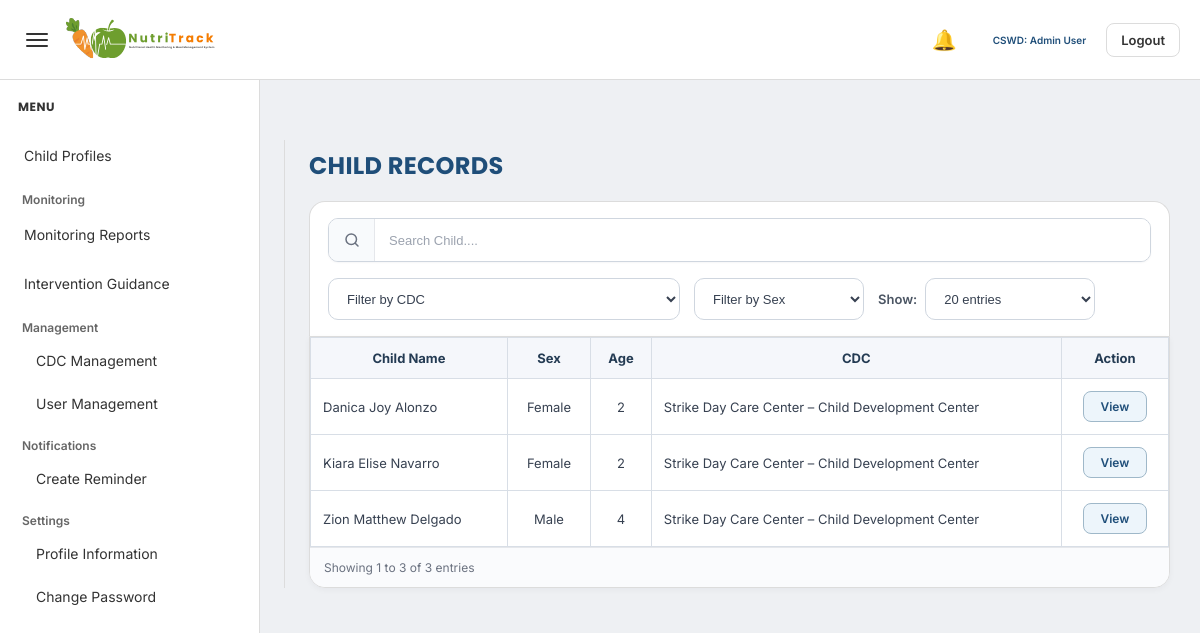
Page /admin/child_records.php (signed in) on the committed database.
### tables this page shows
CREATE TABLE `children` (
  `child_id` int(11) NOT NULL,
  `first_name` varchar(100) DEFAULT NULL,
  `middle_name` varchar(100) DEFAULT NULL,
  `last_name` varchar(100) DEFAULT NULL,
  `birthdate` date DEFAULT NULL,
  `sex` varchar(10) DEFAULT NULL,
  `address` text DEFAULT NULL,
  `religion` varchar(100) DEFAULT NULL,
  `guardian_name` varchar(150) DEFAULT NULL,
  `contact_number` varchar(20) DEFAULT NULL,
  `created_at` timestamp NOT NULL DEFAULT current_timestamp(),
  `cdc_id` int(11) DEFAULT NULL,
  `access_code` varchar(20) DEFAULT NULL
);

CREATE TABLE `cdc` (
  `cdc_id` int(11) NOT NULL,
  `cdc_name` varchar(100) DEFAULT NULL,
  `barangay` varchar(100) DEFAULT NULL,
  `address` text DEFAULT NULL,
  `status` varchar(20) DEFAULT 'Active',
  `created_at` timestamp NOT NULL DEFAULT current_timestamp()
);

### admin/child_records.php (the view, shortened to what this page needs)
<?php
include '../config/database.php';
function h($value)
{
    return htmlspecialchars((string)$value, ENT_QUOTES, 'UTF-8');
}
function normalize_sex($sex)
{
    $sex = strtolower(trim((string)$sex));
    if ($sex === 'f' || $sex === 'female') {
        return 'Female';
    }
    if ($sex === 'm' || $sex === 'male') {
        return 'Male';
    }
    return trim((string)$sex) !== '' ? trim((string)$sex) : '-';
}
function calculate_age_years($birthdate)
{
    try {
        $birth = new DateTime($birthdate);
        $today = new DateTime();
        $diff = $today->diff($birth);
        return (int) $diff->y;
    } catch (Exception $e) {
        return '-';
    }
}
$search = isset($_GET['search']) ? trim($_GET['search']) : '';
$show_entries = isset($_GET['show']) ? (int)$_GET['show'] : 20;
$page = isset($_GET['page']) ? (int)$_GET['page'] : 1;
$saved_reports = array();
$saved_reports_sql = "
    SELECT
        submitted_report_id,
        report_payload,
        submitted_at
    FROM submitted_reports
    WHERE report_type = 'individual_child'
      AND status = 'saved_to_child_profile'
    ORDER BY submitted_at DESC, submitted_report_id DESC
";
$saved_reports_result = mysqli_query($conn, $saved_reports_sql);
if ($saved_reports_result && mysqli_num_rows($saved_reports_result) > 0) {
    while ($row = mysqli_fetch_assoc($saved_reports_result)) {
        $payload = json_decode($row['report_payload'], true);
        $payload_child_id = isset($payload['child_id']) ? (int)$payload['child_id'] : 0;
        if (!isset($saved_reports[$payload_child_id])) {
            $saved_reports[$payload_child_id] = array(
                'submitted_report_id' => (int)$row['submitted_report_id'],
                'submitted_at' => $row['submitted_at'],
                'child_id' => $payload_child_id
            );
        }
    }
}
$children_all = array();
if (!empty($saved_reports)) {
    $child_ids = array_keys($saved_reports);
    $child_ids = array_map('intval', $child_ids);
    $in_clause = implode(',', $child_ids);
    $child_query = "
        SELECT
            ch.child_id,
            ch.first_name,
            ch.middle_name,
            ch.last_name,
            ch.sex,
            ch.birthdate,
            ch.cdc_id,
            c.cdc_name
        FROM children ch
        LEFT JOIN cdc c ON c.cdc_id = ch.cdc_id
        WHERE ch.child_id IN ($in_clause)
        ORDER BY ch.last_name ASC, ch.first_name ASC
    ";
    $child_result = mysqli_query($conn, $child_query);
    if ($child_result && mysqli_num_rows($child_result) > 0) {
        while ($row = mysqli_fetch_assoc($child_result)) {
            $full_name_parts = array();
            if (!empty($row['first_name'])) {
                $full_name_parts[] = trim($row['first_name']);
            }
            if (!empty($row['middle_name'])) {
                $full_name_parts[] = trim($row['middle_name']);
            }
            if (!empty($row['last_name'])) {
                $full_name_parts[] = trim($row['last_name']);
            }
            $full_name = trim(implode(' ', $full_name_parts));
            $children_all[] = array(
                'child_id' => (int)$row['child_id'],
                'child_name' => $full_name,
                'sex' => normalize_sex($row['sex']),
                'sex_raw' => strtolower(trim((string)$row['sex'])),
                'age' => calculate_age_years($row['birthdate']),
                'cdc_id' => (int)$row['cdc_id'],
                'cdc_name' => !empty($row['cdc_name']) ? $row['cdc_name'] : '-',
                'submitted_report_id' => $saved_reports[(int)$row['child_id']]['submitted_report_id'],
                'saved_at' => $saved_reports[(int)$row['child_id']]['submitted_at']
            );
        }
    }
}
$filtered_children = array();
foreach ($children_all as $child) {
    $match = true;
    if ($match) {
        $filtered_children[] = $child;
    }
}
usort($filtered_children, function ($a, $b) {
    return strcasecmp($a['child_name'], $b['child_name']);
});
$total_records = count($filtered_children);
$offset = ($page - 1) * $show_entries;
$children = array_slice($filtered_children, $offset, $show_entries);
$start_entry = 0;
$end_entry = 0;
if ($total_records > 0) {
    $start_entry = $offset + 1;
    $end_entry = min($offset + $show_entries, $total_records);
}
?>
<!DOCTYPE html>
<html lang="en">
<head>
    <link rel="stylesheet" href="../assets/admin-style.css">
</head>
<body>
<?php include '../includes/admin_topbar.php'; ?>
<?php include '../includes/admin_sidebar.php'; ?>
<div class="main-content" id="mainContent">
    <div class="dashboard-wrapper">
        <div class="records-page-shell">
            <div class="records-page-header">
                <h1>CHILD RECORDS</h1>
            </div>
            <form method="GET" action="child_records.php" class="records-toolbar-card">
                <div class="records-toolbar-left">
                    <div class="records-search-wrap">
                        <span class="records-search-icon" aria-hidden="true">
                            <svg viewBox="0 0 24 24" fill="none">
                                <circle cx="11" cy="11" r="7" stroke="currentColor" stroke-width="2"></circle>
                                <path d="M20 20L16.65 16.65" stroke="currentColor" stroke-width="2" stroke-linecap="round"></path>
                            </svg>
                        </span>
                        <input
                            type="text"
                            name="search"
                            class="records-search-input"
                            placeholder="Search Child...."
                            value="<?php echo h($search); ?>"
                        >
                    </div>
                </div>
                <div class="records-toolbar-right">
                    <select name="cdc_id" class="records-filter-select" onchange="this.form.submit()">
                        <option value="">Filter by CDC</option>
                    </select>
                    <select name="sex" class="records-filter-select" onchange="this.form.submit()">
                        <option value="">Filter by Sex</option>
                    </select>
                    <div class="records-show-wrap">
                        <label for="show">Show:</label>
                        <select name="show" id="show" class="records-show-select" onchange="this.form.submit()">
                            <option value="20" <?php echo ($show_entries == 20) ? 'selected' : ''; ?>>20 entries</option>
                        </select>
                    </div>
                </div>
            </form>
            <div class="records-table-card">
                <div class="records-table-wrap">
                    <table class="records-table">
                        <thead>
                            <tr>
                                <th>Child Name</th>
                                <th>Sex</th>
                                <th>Age</th>
                                <th>CDC</th>
                                <th>Action</th>
                            </tr>
                        </thead>
                        <tbody>
                            <?php if (!empty($children)) { ?>
                                <?php foreach ($children as $child) { ?>
                                    <tr>
                                        <td><?php echo h($child['child_name']); ?></td>
                                        <td><?php echo h($child['sex']); ?></td>
                                        <td><?php echo h($child['age']); ?></td>
                                        <td><?php echo h($child['cdc_name']); ?></td>
                                        <td>
                                            <a href="view_child.php?child_id=<?php echo (int)$child['child_id']; ?>" class="records-view-btn">
                                                View
                                            </a>
                                        </td>
                                    </tr>
                                <?php } ?>
                            <?php } else { ?>
                                <tr>
                                    <td colspan="5" class="records-empty">No child records found.</td>
                                </tr>
                            <?php } ?>
                        </tbody>
                    </table>
                </div>
                <div class="records-footer">
                    <div class="records-footer-left">
                        Showing <?php echo (int)$start_entry; ?> to <?php echo (int)$end_entry; ?> of <?php echo (int)$total_records; ?> entries
                    </div>
                </div>
            </div>
        </div>
    </div>
</div>
</body>
</html>

### assets/admin-style.css (style rules this page uses)
* { box-sizing:border-box; margin:0; padding:0; }
:root { --page-bg:#eef0f3; --card-bg:#ffffff; --text-color:#333333; --muted-text:#666666; --border-color:#dcdcdc; --input-bg:#ffffff; --input-border:#cfcfcf; --readonly-bg:#f5f5f5; --hover-bg:#edf3f8; --active-bg:#dbe7f3; --accent:#1F4E79; --secondary:#2E7D32; --alert:#C0392B; --warning:#E67E22; --table-head:#f7f7f7; --blue-soft:#cfdff1; --green-soft:#dce6da; --red-soft:#eadcdc; --orange-soft:#f4e2d3; }
body { background:var(--page-bg); font-family:'Inter', sans-serif; color:var(--text-color); }
a { text-decoration:none; }
.main-content { margin-left:260px; padding:140px 24px 24px; transition:margin-left 0.25s ease; }
.dashboard-wrapper { border-left:1px solid var(--border-color); padding-left:18px; }
.records-page-shell { padding:8px 6px 0; }
.records-page-header { margin-bottom:18px; }
.records-page-header h1 { font-family:'Poppins', sans-serif; font-size:24px; font-weight:700; color:var(--accent); letter-spacing:0.3px; }
.records-toolbar-card { background:var(--card-bg); border:1px solid var(--border-color); border-radius:16px 16px 0 0; padding:16px 18px; display:flex; justify-content:space-between; align-items:center; gap:16px; flex-wrap:wrap; border-bottom:none; }
.records-toolbar-left { flex:1; min-width:260px; }
.records-toolbar-right { display:flex; align-items:center; gap:14px; flex-wrap:wrap; }
.records-search-wrap { width:100%; max-width:420px; height:44px; display:flex; align-items:center; background:#fff; border:1px solid #cfd6df; border-radius:10px; overflow:hidden; box-shadow:0 1px 2px rgba(15, 23, 42, 0.04); }
.records-search-icon { width:46px; min-width:46px; height:44px; display:flex; align-items:center; justify-content:center; color:#6b7280; border-right:1px solid #e5e7eb; background:#f8fafc; }
.records-search-icon svg { width:18px; height:18px; display:block; }
.records-search-input { border:none; outline:none; width:100%; height:100%; padding:0 14px; font-size:13px; color:#374151; background:#fff; }
.records-search-input::placeholder { color:#9ca3af; }
.records-filter-select, .records-show-select { height:42px; min-width:170px; border:1px solid #cfd6df; border-radius:10px; background:#fff; padding:0 14px; font-size:13px; color:#374151; outline:none; cursor:pointer; }
.records-show-wrap { display:flex; align-items:center; gap:8px; }
.records-show-wrap label { font-size:13px; font-weight:600; color:#4b5563; }
.records-table-card { background:var(--card-bg); border:1px solid var(--border-color); border-radius:0 0 16px 16px; overflow:hidden; box-shadow:0 2px 6px rgba(15, 23, 42, 0.04); }
.records-table-wrap { width:100%; overflow-x:auto; }
.records-table { width:100%; border-collapse:collapse; }
.records-table th, .records-table td { border:1px solid #d8dee6; padding:12px 12px; font-size:13px; color:#374151; vertical-align:middle; }
.records-table th { background:#f5f7fb; font-weight:700; text-align:center; color:#243b53; }
.records-table td { background:#fff; }
.records-table td:nth-child(2), .records-table td:nth-child(3), .records-table td:nth-child(5) { text-align:center; }
.records-view-btn { display:inline-block; min-width:64px; padding:7px 12px; border:1px solid #9fb8c9; background:#edf5fb; color:#1f4e79; font-size:12px; font-weight:600; border-radius:8px; transition:0.2s ease; }
.records-footer { display:flex; justify-content:space-between; align-items:center; gap:10px; padding:12px 14px; border-top:1px solid #e5e7eb; background:#fafbfd; }
.records-footer-left { font-size:12px; color:#6b7280; }
@media (max-width: 1200px) { .records-toolbar-card { flex-direction:column; align-items:stretch; } }
@media (max-width: 1200px) { .records-toolbar-left, .records-toolbar-right { width:100%; } }
@media (max-width: 1200px) { .records-toolbar-right { justify-content:flex-start; } }
@media (max-width: 1200px) { .records-search-wrap { max-width:100%; } }

### rows in the picture
children: child_name "Danica Joy Alonzo", sex "Female", age "2", cdc.cdc_name "Strike Day Care Center – Child Development Center"
children: child_name "Kiara Elise Navarro", sex "Female", age "2", cdc.cdc_name "Strike Day Care Center – Child Development Center"
children: child_name "Zion Matthew Delgado", sex "Male", age "4", cdc.cdc_name "Strike Day Care Center – Child Development Center"

### other values in the picture
$admin_full_name "Admin User"
$start_entry "1"
$end_entry "3"
$total_records "3"
